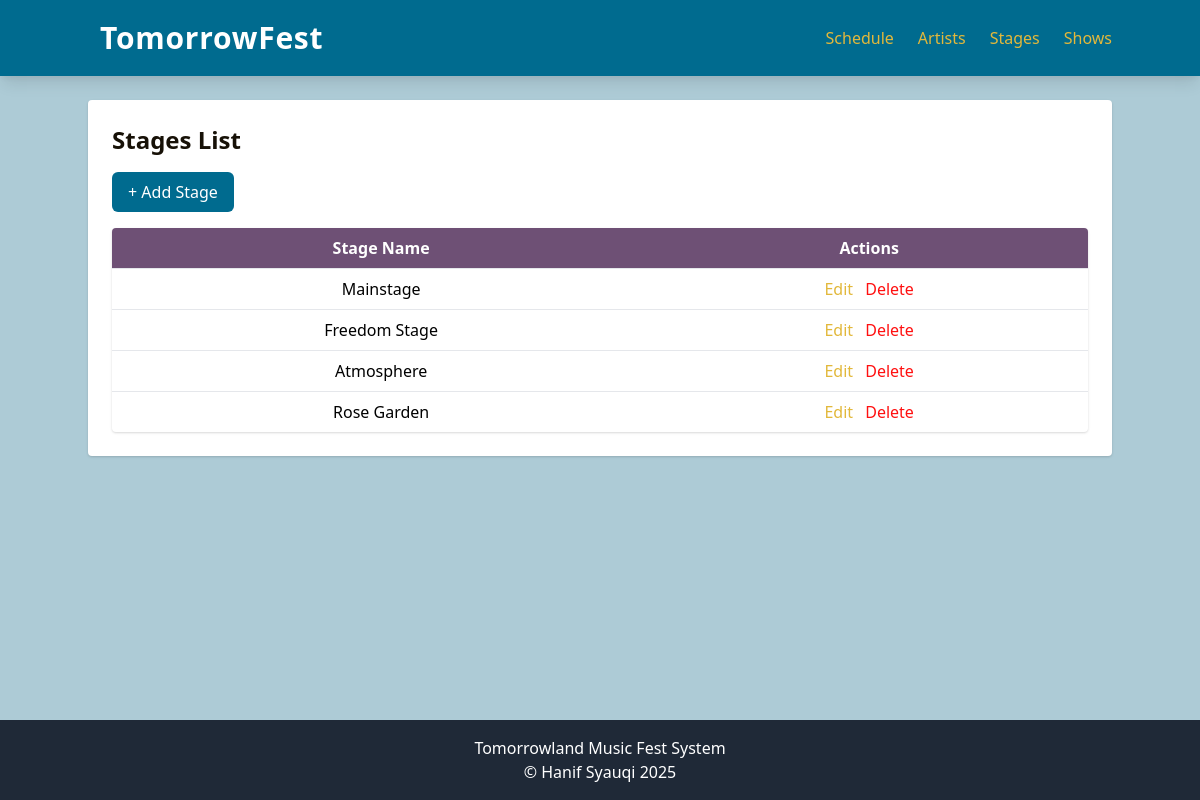
/index.php?entity=stage, run on the app's committed database.
### tables this page shows
CREATE TABLE stage (
    id INT AUTO_INCREMENT PRIMARY KEY,
    name VARCHAR(100) NOT NULL
);

### model/Stage.php (called while the page is built, shortened)
<?php
require_once 'config/Database.php';
class Stage {
    private $conn;
    private $table = 'stage';
    public function __construct() {
        $database = new Database();
        $this->conn = $database->getConnection();
    }
    public function getAll() {
        $query = "SELECT * FROM " . $this->table;
        $stmt = $this->conn->prepare($query);
        $stmt->execute();
        return $stmt->fetchAll(PDO::FETCH_ASSOC);
    }
}
?>

### config/Database.php (called while the page is built, shortened)
<?php
class Database {
    private $host = "localhost";
    private $username = "root";
    private $password = "";
    private $database = "tomorrowland";
    public function getConnection() {
        $this->conn = null;
        try {
            $this->conn = new PDO("mysql:host=" . $this->host . ";dbname=" . $this->database, $this->username, $this->password);
            $this->conn->setAttribute(PDO::ATTR_ERRMODE, PDO::ERRMODE_EXCEPTION);
        } catch(PDOException $e) {
            echo "Connection error: " . $e->getMessage();
        }
        return $this->conn;
    }
}
?>

### viewmodel/StageViewModel.php (called while the page is built, shortened)
<?php
require_once 'model/Stage.php';
class StageViewModel {
    private $stage;
    public function __construct() {
        $this->stage = new Stage();
    }
    public function getStageList() {
        return $this->stage->getAll();
    }
}
?>

### views/stage_list.php (the view)
<?php
require_once 'views/template/header.php';
?>
<h2 class="text-2xl font-bold mb-4" style="color: #171107">Stages List</h2>
<div class="mb-4">
    <a href="index.php?entity=stage&action=add" style="
     background-color: #006B8F;
     color: white;
     padding: 0.5rem 1rem;
     border-radius: 0.375rem;
     display: inline-block;
     text-decoration: none;
     transition: background-color 0.3s ease;
     cursor: pointer;
   "
    onmouseover="this.style.backgroundColor='#005677'"
    onmouseout="this.style.backgroundColor='#006B8F'">
       + Add Stage
    </a>
</div>
<table class="min-w-full bg-white shadow rounded overflow-hidden">
    <thead style="background-color: #6E5075;" class="text-white">
        <tr>
            <th class="p-2">Stage Name</th>
            <th class="p-2">Actions</th>
        </tr>
    </thead>
    <tbody>
        <?php foreach ($stageList as $s): ?>
        <tr class="border-t" onmouseover="this.style.backgroundColor='#ADCBD6'" onmouseout="this.style.backgroundColor='#FFFFFF'">
            <td class="p-2" style="text-align: center"><?= htmlspecialchars($s['name']) ?></td>
            <td class="p-2 space-x-2" style="text-align: center">
                <a href="index.php?entity=stage&action=edit&id=<?= $s['id'] ?>" style="color : #E2B83B">Edit</a>
                <a href="index.php?entity=stage&action=delete&id=<?= $s['id'] ?>" onclick="return confirm('Delete this stage?')" style="color :rgb(255, 16, 16)">Delete</a>
            </td>
        </tr>
        <?php endforeach; ?>
    </tbody>
</table>
<?php
require_once 'views/template/footer.php';
?>

### views/template/header.php (style rules this page uses)
html, body { height: 100%; margin: 0; }

### data on the page
stage: name "Mainstage"
stage: name "Freedom Stage"
stage: name "Atmosphere"
stage: name "Rose Garden"
